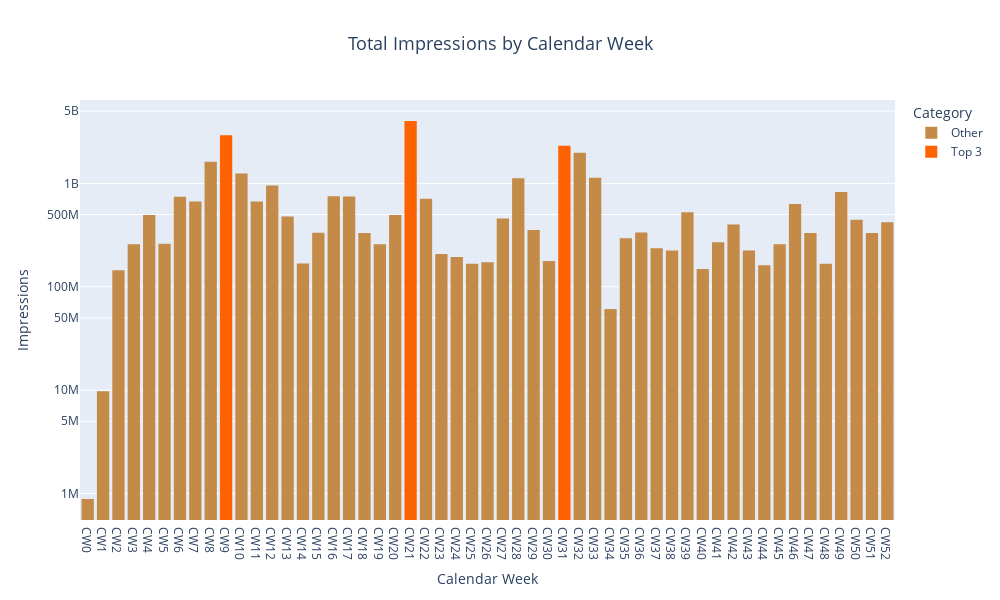

The notebook cell saved with this chart:
### Code cell
import plotly.express as px
import pandas as pd

# Calculating total impressions by week
weekly_totals = meta_weekly_impressions[[f'CW{i}' for i in range(53)]].sum()

# DataFrame 
weekly_df = pd.DataFrame({
    'Week': weekly_totals.index,
    'Impressions': weekly_totals.values
})
top_3_df = weekly_df.sort_values(by='Impressions', ascending=False).head(3)
top_3_weeks = top_3_df['Week'].tolist()

# Add a category column for coloring
weekly_df['Category'] = weekly_df['Week'].apply(lambda x: 'Top 3' if x in top_3_weeks else 'Other')

# colors
snapchat_color = '#c48a47'
color_map = {
    'Top 3': '#FF6200', 
    'Other': snapchat_color  
}

# Create the bar chart with color mapping
fig = px.bar(weekly_df, 
             x='Week', 
             y='Impressions',
             title='Total Impressions by Calendar Week',
             color='Category', 
             color_discrete_map=color_map,  
             hover_data={'Impressions': ':,.0f'}) 
fig.update_layout(
    xaxis_title='Calendar Week',
    yaxis_title='Impressions',
    width=1000,
    height=600,
    xaxis={'categoryorder': 'array', 'categoryarray': weekly_df['Week'].tolist()},
    yaxis_type='log',
    yaxis={
        'tickvals': [1e6, 5e6, 1e7, 5e7, 1e8, 5e8, 1e9, 5e9],
        'ticktext': ['1M', '5M', '10M', '50M', '100M', '500M', '1B', '5B']
    },
    font=dict(size=12),
    title_font=dict(size=18),
    title={
        'text': 'Total Impressions by Calendar Week',
        'x': 0.5, 
        'xanchor': 'center'
    }
)
fig.update_traces(
    marker_line_width=0, 
    hovertemplate='Week: %{x}<br>Impressions: %{y:,.0f}<extra></extra>'  
)

fig.show()

### Figure 1 — Plotly figure (JSON) as saved in the notebook; plotly's stock layout.template omitted (floating-point values rounded to 4 significant figures)
{"data": [{"alignmentgroup": "True", "hovertemplate": "Week: %{x}<br>Impressions: %{y:,.0f}<extra></extra>", "legendgroup": "Other", "marker": {"color": "#c48a47", "line": {"width": 0}, "pattern": {"shape": ""}}, "name": "Other", "offsetgroup": "Other", "orientation": "v", "showlegend": true, "textposition": "auto", "type": "bar", "x": ["CW0", "CW1", "CW2", "CW3", "CW4", "CW5", "CW6", "CW7", "CW8", "CW10", "CW11", "CW12", "CW13", "CW14", "CW15", "CW16", "CW17", "CW18", "CW19", "CW20", "CW22", "CW23", "CW24", "CW25", "CW26", "CW27", "CW28", "CW29", "CW30", "CW32", "CW33", "CW34", "CW35", "CW36", "CW37", "CW38", "CW39", "CW40", "CW41", "CW42", "CW43", "CW44", "CW45", "CW46", "CW47", "CW48", "CW49", "CW50", "CW51", "CW52"], "xaxis": "x", "y": [884914, 9777781, 144621672, 257431827, 495072351, 261240574, 743651934, 667901025, 1619767117, 1248752276, 669925003, 952441694, 478107168, 168092480, 333445388, 752239432, 747383196, 331311432, 258106587, 494613719, 709240117, 207580869, 194057908, 167118670, 173097238, 457716240, 1121204252, 354838366, 177829064, 1984106489, 1136870903, 60842590, 295256781, 335138382, 235424009, 224487220, 525759232, 148999753, 270068794, 399950733, 224632540, 161922350, 258525696, 630429911, 330890309, 167011535, 828120986, 445463982, 332142192, 420042425], "yaxis": "y"}, {"alignmentgroup": "True", "hovertemplate": "Week: %{x}<br>Impressions: %{y:,.0f}<extra></extra>", "legendgroup": "Top 3", "marker": {"color": "#FF6200", "line": {"width": 0}, "pattern": {"shape": ""}}, "name": "Top 3", "offsetgroup": "Top 3", "orientation": "v", "showlegend": true, "textposition": "auto", "type": "bar", "x": ["CW9", "CW21", "CW31"], "xaxis": "x", "y": [2926267201, 4016004886, 2309346034], "yaxis": "y"}], "layout": {"barmode": "relative", "font": {"size": 12}, "height": 600, "legend": {"title": {"text": "Category"}, "tracegroupgap": 0}, "title": {"font": {"size": 18}, "text": "Total Impressions by Calendar Week", "x": 0.5, "xanchor": "center"}, "width": 1000, "xaxis": {"anchor": "y", "categoryarray": ["CW0", "CW1", "CW2", "CW3", "CW4", "CW5", "CW6", "CW7", "CW8", "CW9", "CW10", "CW11", "CW12", "CW13", "CW14", "CW15", "CW16", "CW17", "CW18", "CW19", "CW20", "CW21", "CW22", "CW23", "CW24", "CW25", "CW26", "CW27", "CW28", "CW29", "CW30", "CW31", "CW32", "CW33", "CW34", "CW35", "CW36", "CW37", "CW38", "CW39", "CW40", "CW41", "CW42", "CW43", "CW44", "CW45", "CW46", "CW47", "CW48", "CW49", "CW50", "CW51", "CW52"], "categoryorder": "array", "domain": [0, 1], "title": {"text": "Calendar Week"}}, "yaxis": {"anchor": "x", "domain": [0, 1], "ticktext": ["1M", "5M", "10M", "50M", "100M", "500M", "1B", "5B"], "tickvals": [1000000, 5000000, 10000000, 50000000, 100000000, 500000000, 1000000000, 5000000000], "title": {"text": "Impressions"}, "type": "log"}}}
